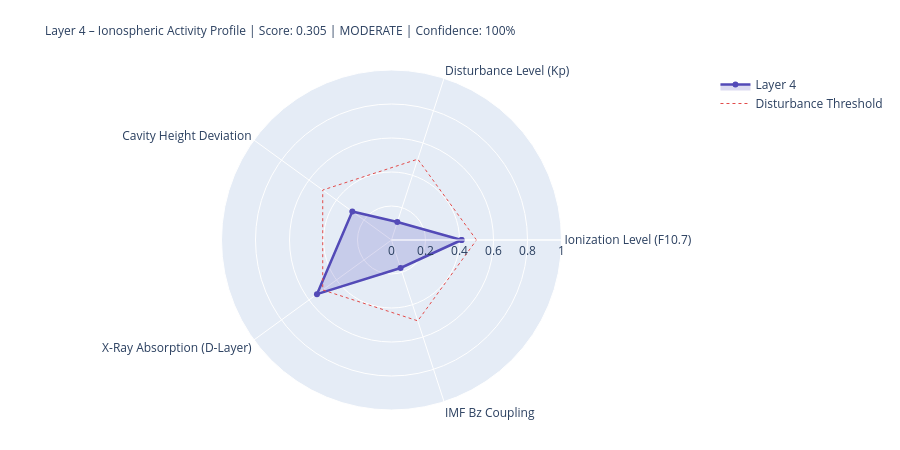

Notebook code for this chart:
### Markdown cell above
---
## 4. State Assessment & Handoff to Layer 5

### Code cell
# ============================================================
# LAYER-4-SCORE
# ============================================================

COMPONENTS = {
    'Ionization Level (F10.7)':    {'score': ioniz,       'source': 'primary' if f107_now else 'from_layer0', 'dynamic': True},
    'Disturbance Level (Kp)':          {'score': disturb,     'source': 'primary' if kp_now   else 'from_layer0', 'dynamic': True},
    'Cavity Height Deviation':    {'score': h_dev,       'source': 'derived',                                'dynamic': True},
    'X-Ray Absorption (D-Layer)':{'score': xray_ioniz,  'source': 'primary' if xray_now else 'missing',     'dynamic': True},
    'IMF Bz Coupling':             {'score': bz_coupling, 'source': 'primary' if bz_now   else 'from_layer0', 'dynamic': True},
}

available    = {k: v['score'] for k, v in COMPONENTS.items() if v['score'] is not None}
unavailable  = [k for k, v in COMPONENTS.items() if v['score'] is None]
layer4_score = round(sum(available.values()) / len(available), 4) if available else None
confidence   = round(len(available) / len(COMPONENTS), 2)
level = ('unknown' if layer4_score is None
         else 'quiet'   if layer4_score < 0.3
         else 'moderate' if layer4_score < 0.6
         else 'active')
dominant_l4 = max(available, key=available.get) if available else 'none'

# Resonance delta for Schumann SR-1
sr1_ref = schumann_freq(1, 80.0)
sr1_now = schumann_freq(1, h_eff)
sr1_delta_mhz = (sr1_now - sr1_ref) * 1000

# Propagation conditions
prop_cond = ('disturbed'   if kp_val > 4
             else 'unsettled' if kp_val > 2
             else 'normal')
if xray_class in ['X', 'M']:
    prop_cond = 'Radio-Blackout moeglich'

W = 68
print('=' * W)
print('LAYER 4 – IONOSPHERE – STATE ASSESSMENT')
print('=' * W)
for name, comp in COMPONENTS.items():
    s = comp['score']
    if s is not None:
        bar = '█' * int(s * 20) + '░' * (20 - int(s * 20))
        print(f'  {name:<36} {bar}  {s:.3f}  [{comp["source"]}]')
    else:
        print(f'  {name:<36} {"─" * 20}  n/a   [missing]')
print('-' * W)
print(f'  Score:          {layer4_score:.3f}  ({len(available)}/{len(COMPONENTS)} components)')
print(f'  Confidence:     {confidence:.0%}')
print(f'  Level:          {level.upper()}')
print(f'  Dominant:       {dominant_l4}')
print(f'  Cavity height:  {h_eff:.1f} km  (Ref: 80.0 km)')
print(f'  SR-1:           {sr1_now:.3f} Hz  (Δ {sr1_delta_mhz:+.1f} mHz vs. ref)')
print(f'  Propagation:    {prop_cond}')
print(f'  X-Ray:          {xray_class}-class  ({xray_now:.2e} W/m²)' if xray_now else '  X-Ray:          n/a')
print('=' * W)

# Radar
cats   = list(available.keys())
vals_r = list(available.values())
if len(cats) >= 3:
    fig = go.Figure()
    fig.add_trace(go.Scatterpolar(
        r=vals_r + [vals_r[0]], theta=cats + [cats[0]],
        fill='toself', fillcolor='rgba(83,74,183,0.20)',
        line=dict(color='#534AB7', width=2.5), name='Layer 4'
    ))
    fig.add_trace(go.Scatterpolar(
        r=[0.5] * (len(cats)+1), theta=cats + [cats[0]],
        line=dict(color='#E24B4A', dash='dot', width=1),
        mode='lines', name='Disturbance Threshold'
    ))
    fig.update_layout(
        title=dict(
            text=f'Layer 4 – Ionospheric Activity Profile | Score: {layer4_score:.3f} | {level.upper()} | Confidence: {confidence:.0%}',
            font=dict(size=12)
        ),
        polar=dict(radialaxis=dict(visible=True, range=[0, 1])),
        height=450, showlegend=True,
        margin=dict(l=80, r=80, t=70, b=40)
    )
    fig.show()

### Figure 1 — Plotly figure (JSON) as saved in the notebook; plotly's stock layout.template omitted (floating-point values rounded to 4 significant figures)
{"data": [{"fill": "toself", "fillcolor": "rgba(83,74,183,0.20)", "line": {"color": "#534AB7", "width": 2.5}, "name": "Layer 4", "r": [0.412, 0.111, 0.285, 0.542, 0.173, 0.412], "theta": ["Ionization Level (F10.7)", "Disturbance Level (Kp)", "Cavity Height Deviation", "X-Ray Absorption (D-Layer)", "IMF Bz Coupling", "Ionization Level (F10.7)"], "type": "scatterpolar"}, {"line": {"color": "#E24B4A", "dash": "dot", "width": 1}, "mode": "lines", "name": "Disturbance Threshold", "r": [0.5, 0.5, 0.5, 0.5, 0.5, 0.5], "theta": ["Ionization Level (F10.7)", "Disturbance Level (Kp)", "Cavity Height Deviation", "X-Ray Absorption (D-Layer)", "IMF Bz Coupling", "Ionization Level (F10.7)"], "type": "scatterpolar"}], "layout": {"height": 450, "margin": {"b": 40, "l": 80, "r": 80, "t": 70}, "polar": {"radialaxis": {"range": [0, 1], "visible": true}}, "showlegend": true, "title": {"font": {"size": 12}, "text": "Layer 4 – Ionospheric Activity Profile | Score: 0.305 | MODERATE | Confidence: 100%"}}}
